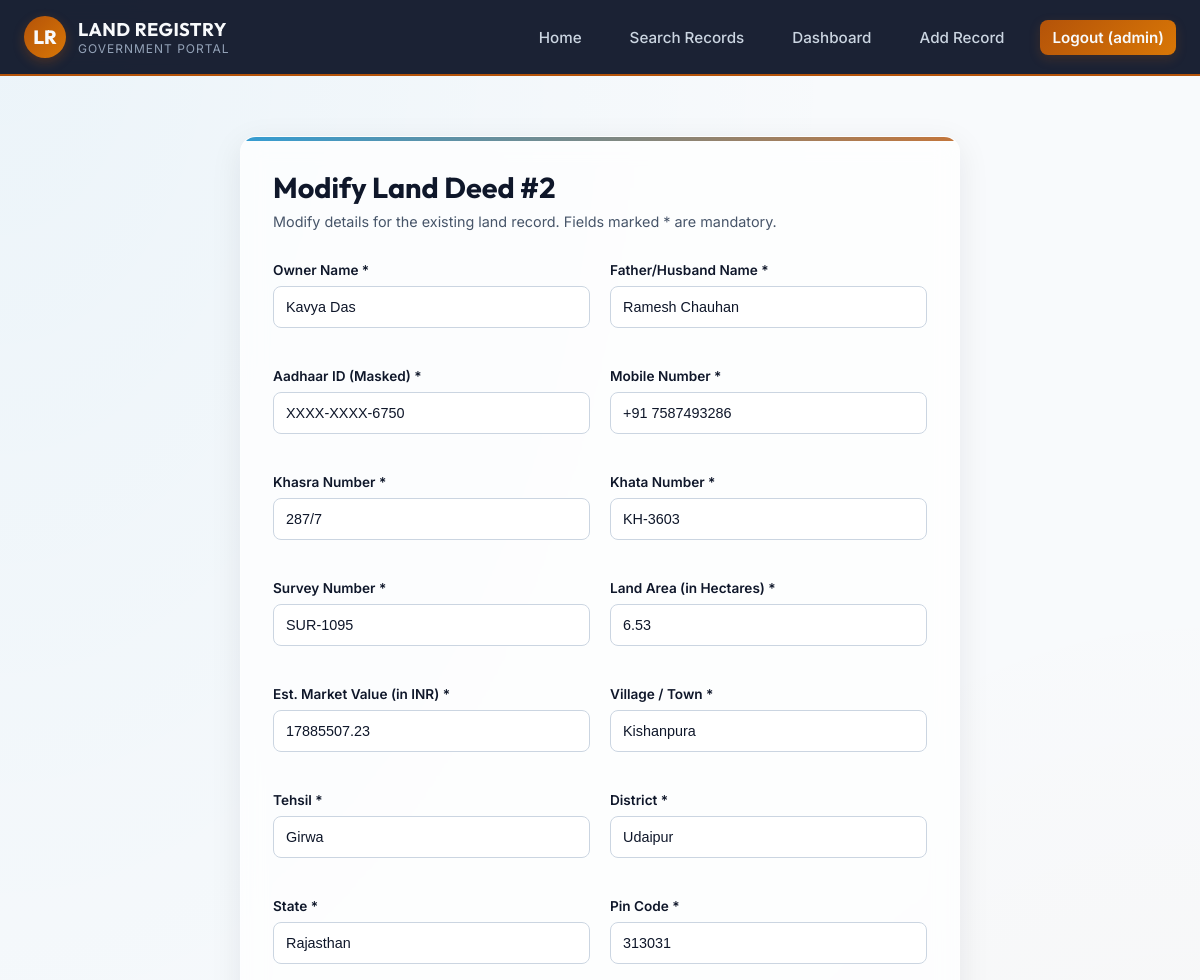
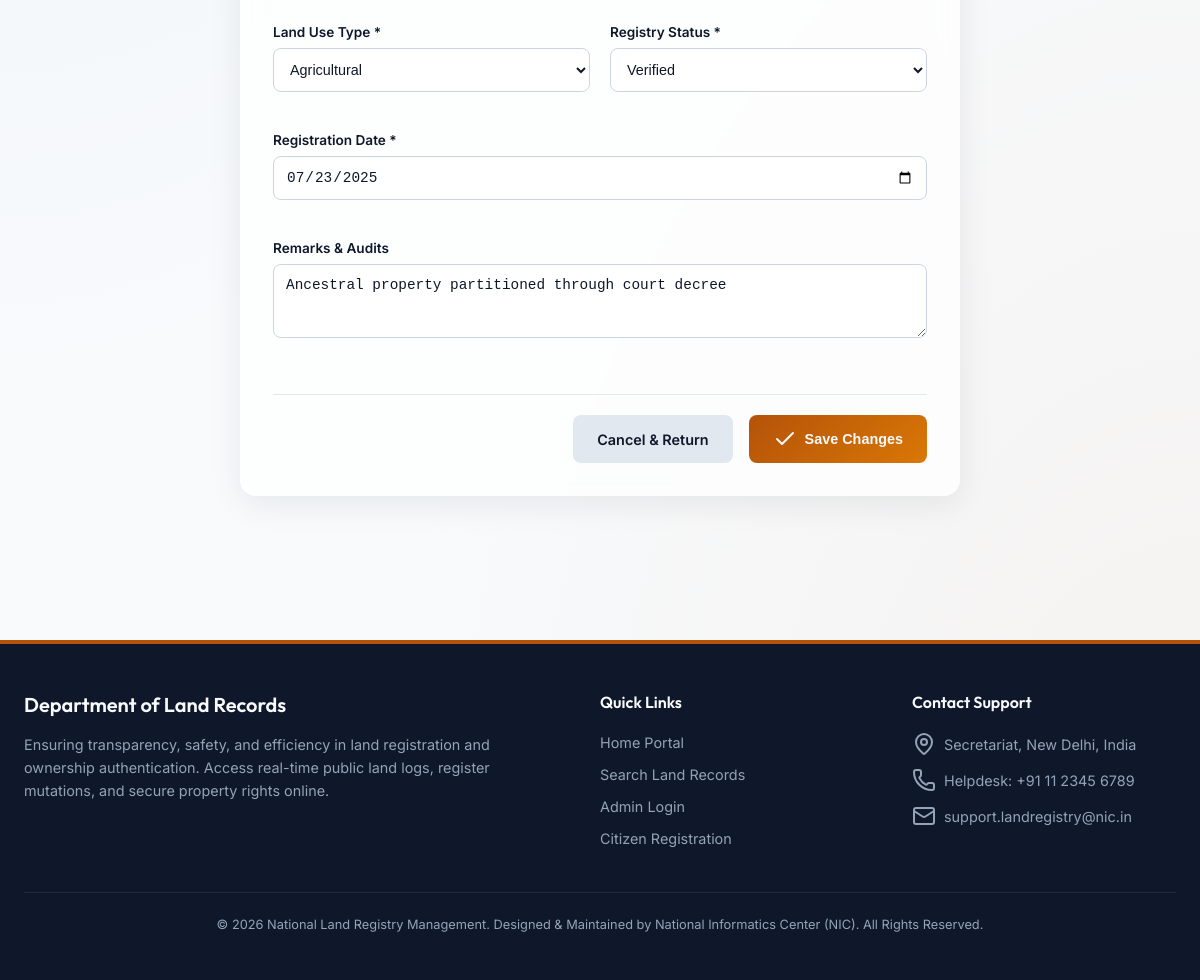
The page /admin/edit/2 (signed in) on the database its author committed (2 pictures, top to bottom).
### tables this page shows
CREATE TABLE land_records (
        id INTEGER PRIMARY KEY AUTOINCREMENT,
        owner_name TEXT NOT NULL,
        father_husband_name TEXT NOT NULL,
        aadhaar_id TEXT NOT NULL,
        mobile_number TEXT NOT NULL,
        khasra_number TEXT NOT NULL,
        khata_number TEXT NOT NULL,
        survey_number TEXT NOT NULL,
        area REAL NOT NULL,
        market_value REAL NOT NULL,
        village TEXT NOT NULL,
        tehsil TEXT NOT NULL,
        district TEXT NOT NULL,
        state TEXT NOT NULL,
        pin_code TEXT NOT NULL,
        land_type TEXT NOT NULL,
        registry_status TEXT NOT NULL,
        registration_date TEXT NOT NULL,
        remarks TEXT
    );

### app.py (the view, shortened to what this page needs)
@app.route('/admin/edit/<int:record_id>', methods=['GET', 'POST'])
def edit_record(record_id):
    if not is_logged_in():
        flash('Access Denied. Authentication required.', 'danger')
        return redirect(url_for('login'))
    if not is_admin():
        flash('Access Denied. Administrator privileges required.', 'danger')
        return redirect(url_for('dashboard'))
    conn = get_db_connection()
    record = conn.execute('SELECT * FROM land_records WHERE id = ?', (record_id,)).fetchone()
    if not record:
        conn.close()
        flash('Record not found.', 'danger')
        return redirect(url_for('dashboard'))
    conn.close()
    return render_template('crud.html', record=record, is_edit=True, record_id=record_id)

### app.py (called while the page is built)
def get_db_connection():
    print(f"Connecting to database at: {DB_PATH}")
    conn = sqlite3.connect(DB_PATH)
    conn.row_factory = sqlite3.Row
    return conn

def is_logged_in():
    return 'user_id' in session

def is_admin():
    return session.get('role') == 'admin'

@app.context_processor
def inject_user():
    return dict(
        logged_in=is_logged_in(),
        username=session.get('username'),
        role=session.get('role'),
        full_name=session.get('full_name')
    )

### templates/crud.html (shortened to what this page needs)
{% extends 'base.html' %}
{% block content %}
<div class="auth-container" style="max-width: 720px; margin-top: 1rem;">
    <div class="glass-card">
        <h2 class="form-title" style="text-align: left; margin-bottom: 0.5rem;">
            {% if is_edit %}Modify Land Deed #{{ record_id }}{% else %}Register Land Deed{% endif %}
        </h2>
        <p class="form-subtitle" style="text-align: left; margin-bottom: 2rem;">
            {% if is_edit %}Modify details for the existing land record. Fields marked * are mandatory.{% else %}Create a new entry into the public land database. Fields marked * are mandatory.{% endif %}
        </p>
        <form action="{% if is_edit %}{{ url_for('edit_record', record_id=record_id) }}{% else %}{{ url_for('add_record') }}{% endif %}" method="POST">
            <div style="display: grid; grid-template-columns: 1fr 1fr; gap: 1.25rem;">
                <div class="form-group">
                    <label for="owner_name">Owner Name *</label>
                    <input type="text" id="owner_name" name="owner_name" class="form-input"
                           value="{% if record %}{{ record.owner_name }}{% endif %}" placeholder="Enter full legal name of owner" required>
                </div>
                <div class="form-group">
                    <label for="father_husband_name">Father/Husband Name *</label>
                    <input type="text" id="father_husband_name" name="father_husband_name" class="form-input"
                           value="{% if record %}{{ record.father_husband_name }}{% endif %}" placeholder="e.g. Dhirubhai Ambani" required>
                </div>
                <div class="form-group">
                    <label for="aadhaar_id">Aadhaar ID (Masked) *</label>
                    <input type="text" id="aadhaar_id" name="aadhaar_id" class="form-input"
                           value="{% if record %}{{ record.aadhaar_id }}{% endif %}" placeholder="e.g. XXXX-XXXX-1234" required>
                </div>
                <div class="form-group">
                    <label for="mobile_number">Mobile Number *</label>
                    <input type="text" id="mobile_number" name="mobile_number" class="form-input"
                           value="{% if record %}{{ record.mobile_number }}{% endif %}" placeholder="e.g. +91 9876543210" required>
                </div>
                <div class="form-group">
                    <label for="khasra_number">Khasra Number *</label>
                    <input type="text" id="khasra_number" name="khasra_number" class="form-input"
                           value="{% if record %}{{ record.khasra_number }}{% endif %}" placeholder="e.g. 102/4" required>
                </div>
                <div class="form-group">
                    <label for="khata_number">Khata Number *</label>
                    <input type="text" id="khata_number" name="khata_number" class="form-input"
                           value="{% if record %}{{ record.khata_number }}{% endif %}" placeholder="e.g. KH-882" required>
                </div>
                <div class="form-group">
                    <label for="survey_number">Survey Number *</label>
                    <input type="text" id="survey_number" name="survey_number" class="form-input"
                           value="{% if record %}{{ record.survey_number }}{% endif %}" placeholder="e.g. SUR-888" required>
                </div>
                <div class="form-group">
                    <label for="area">Land Area (in Hectares) *</label>
                    <input type="number" id="area" name="area" step="0.001" class="form-input"
                           value="{% if record %}{{ record.area }}{% endif %}" placeholder="e.g. 2.45" required>
                </div>
                <div class="form-group">
                    <label for="market_value">Est. Market Value (in INR) *</label>
                    <input type="number" id="market_value" name="market_value" step="1" class="form-input"
                           value="{% if record %}{{ record.market_value }}{% endif %}" placeholder="e.g. 4500000" required>
                </div>
                <div class="form-group">
                    <label for="village">Village / Town *</label>
                    <input type="text" id="village" name="village" class="form-input"
                           value="{% if record %}{{ record.village }}{% endif %}" placeholder="e.g. Rampur" required>
                </div>
                <div class="form-group">
                    <label for="tehsil">Tehsil *</label>
                    <input type="text" id="tehsil" name="tehsil" class="form-input"
                           value="{% if record %}{{ record.tehsil }}{% endif %}" placeholder="e.g. Sanganer" required>
                </div>
                <div class="form-group">
                    <label for="district">District *</label>
                    <input type="text" id="district" name="district" class="form-input"
                           value="{% if record %}{{ record.district }}{% endif %}" placeholder="e.g. Jaipur" required>
                </div>
                <div class="form-group">
                    <label for="state">State *</label>
                    <input type="text" id="state" name="state" class="form-input"
                           value="{% if record %}{{ record.state }}{% endif %}" placeholder="e.g. Rajasthan" required>
                </div>
                <div class="form-group">
                    <label for="pin_code">Pin Code *</label>
                    <input type="text" id="pin_code" name="pin_code" class="form-input"
                           value="{% if record %}{{ record.pin_code }}{% endif %}" placeholder="e.g. 302029" required>
                </div>
                <div class="form-group">
                    <label for="land_type">Land Use Type *</label>
                    <select id="land_type" name="land_type" class="form-input" required>
                        <option value="Agricultural" {% if record and record.land_type == 'Agricultural' %}selected{% endif %}>Agricultural</option>
                    </select>
                </div>
                <div class="form-group">
                    <label for="registry_status">Registry Status *</label>
                    <select id="registry_status" name="registry_status" class="form-input" required>
                        <option value="Verified" {% if record and record.registry_status == 'Verified' %}selected{% endif %}>Verified</option>
                    </select>
                </div>
                <div class="form-group" style="grid-column: span 2;">
                    <label for="registration_date">Registration Date *</label>
                    <input type="date" id="registration_date" name="registration_date" class="form-input"
                           value="{% if record %}{{ record.registration_date }}{% endif %}" required>
                </div>
                <div class="form-group" style="grid-column: span 2;">
                    <label for="remarks">Remarks & Audits</label>
                    <textarea id="remarks" name="remarks" class="form-input" rows="3"
                              placeholder="Describe dispute boundaries, history, or inheritance mutations...">{% if record %}{{ record.remarks }}{% endif %}</textarea>
                </div>
            </div>
            <div style="display: flex; justify-content: flex-end; gap: 1rem; margin-top: 2rem; border-top: 1px solid #e2e8f0; padding-top: 1.25rem;">
                <a href="{{ url_for('dashboard') }}" class="btn btn-secondary">
                    Cancel & Return
                </a>
                <button type="submit" class="btn btn-accent">
                    <i data-lucide="check"></i> {% if is_edit %}Save Changes{% else %}Register Deed{% endif %}
                </button>
            </div>
        </form>
    </div>
</div>
{% endblock %}

### static/css/style.css (style rules this page uses)
:root { --primary: #0f172a; --primary-light: #1e293b; --accent: #b45309; --accent-hover: #d97706; --secondary: #0284c7; --bg-light: #f8fafc; --card-bg-light: rgba(255, 255, 255, 0.75); --text-main: #0f172a; --text-muted: #475569; --text-light: #f8fafc; --status-verified: #10b981; --status-pending: #f59e0b; --status-disputed: #ef4444; --status-transferred: #3b82f6; --glass-bg: rgba(255, 255, 255, 0.45); --glass-border: rgba(255, 255, 255, 0.25); --glass-shadow: 0 8px 32px 0 rgba(15, 23, 42, 0.08); --glass-blur: 12px; --radius-sm: 8px; --radius-md: 16px; --radius-lg: 24px; --transition: all 0.3s cubic-bezier(0.4, 0, 0.2, 1); }
* { margin: 0; padding: 0; box-sizing: border-box; }
body { font-family: 'Inter', sans-serif; background-color: var(--bg-light); color: var(--text-main); min-height: 100vh; display: flex; flex-direction: column; overflow-x: hidden; background-image: radial-gradient(at 0% 0%, rgba(2, 132, 199, 0.05) 0px, transparent 50%), radial-gradient(at 100% 100%, rgba(180, 83, 9, 0.05) 0px, transparent 50%); }
h1, h2, h3, h4, h5, h6 { font-family: 'Outfit', sans-serif; font-weight: 600; color: var(--primary); }
.glass-card { background: var(--card-bg-light); backdrop-filter: blur(var(--glass-blur)); border: 1px solid var(--glass-border); box-shadow: var(--glass-shadow); border-radius: var(--radius-md); padding: 2rem; transition: var(--transition); position: relative; overflow: hidden; }
.glass-card::before { content: ''; position: absolute; top: 0; left: 0; width: 100%; height: 4px; background: linear-gradient(90deg, var(--secondary), var(--accent)); opacity: 0.8; }
.filter-group input, .filter-group select, .form-input { width: 100%; padding: 0.75rem; border-radius: var(--radius-sm); border: 1px solid #cbd5e1; background: rgba(255, 255, 255, 0.8); color: var(--text-main); font-size: 0.9rem; outline: none; transition: var(--transition); }
.auth-container { max-width: 480px; margin: 3rem auto; }
.form-title { font-size: 1.8rem; font-weight: 700; margin-bottom: 0.5rem; text-align: center; }
.form-subtitle { color: var(--text-muted); font-size: 0.9rem; text-align: center; margin-bottom: 2rem; }
.form-group { margin-bottom: 1.25rem; }
.form-group label { display: block; font-size: 0.85rem; font-weight: 600; margin-bottom: 0.5rem; }
.btn { display: inline-flex; align-items: center; justify-content: center; gap: 0.5rem; padding: 0.75rem 1.5rem; border-radius: var(--radius-sm); font-size: 0.9rem; font-weight: 600; cursor: pointer; transition: var(--transition); border: none; text-decoration: none; }
.btn-accent { background: linear-gradient(135deg, var(--accent), var(--accent-hover)); color: var(--text-light); }
.btn-secondary { background: #e2e8f0; color: var(--text-main); }

### rows shown on the page
land_records: owner_name "Kavya Das", father_husband_name "Ramesh Chauhan", aadhaar_id "XXXX-XXXX-6750", mobile_number "+91 7587493286", khasra_number "287/7", khata_number "KH-3603", survey_number "SUR-1095", area "6.53", market_value "17885507.23", village "Kishanpura", tehsil "Girwa", district "Udaipur", state "Rajasthan", pin_code "313031", land_type "Agricultural", registry_status "Verified", registration_date "07/23/2025", remarks "Ancestral property partitioned through court decree"

### other values the page prints
{{ username }} "admin"
{{ record_id }} "2"
